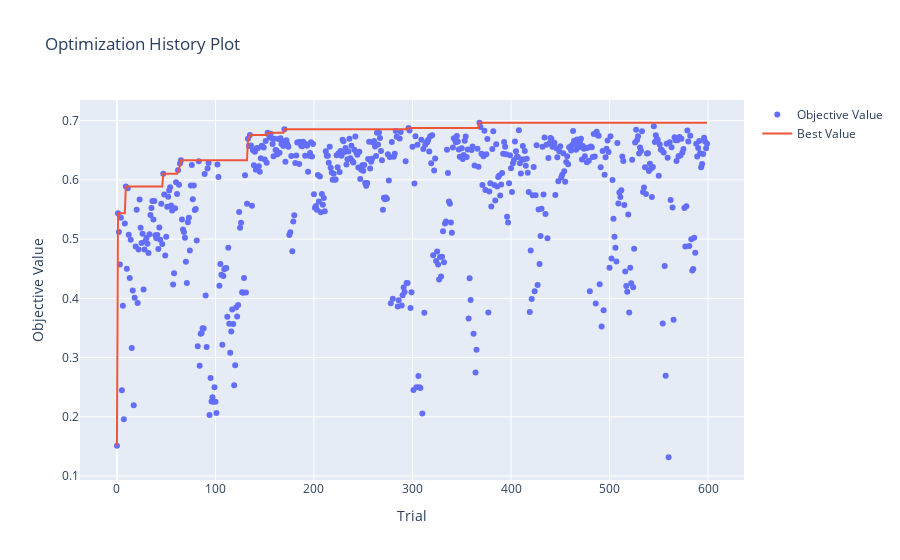

The code cell stored with this chart in its notebook:
### Code cell
from optuna.visualization import plot_optimization_history, plot_slice

plot_optimization_history(study)

### Figure 1 — Plotly figure (JSON) as saved in the notebook; plotly's stock layout.template omitted (floating-point values rounded to 4 significant figures; data arrays with more than 128 entries replaced by an {"elided": "..."} marker saying what was removed)
{"data": [{"mode": "markers", "name": "Objective Value", "type": "scatter", "x": {"elided": "600 int values"}, "y": {"elided": "600 float values"}}, {"mode": "lines", "name": "Best Value", "type": "scatter", "x": {"elided": "600 int values"}, "y": {"elided": "600 float values"}}, {"marker": {"color": "#cccccc"}, "mode": "markers", "name": "Infeasible Trial", "showlegend": false, "type": "scatter", "x": [], "y": []}], "layout": {"title": {"text": "Optimization History Plot"}, "xaxis": {"title": {"text": "Trial"}}, "yaxis": {"title": {"text": "Objective Value"}}}}
